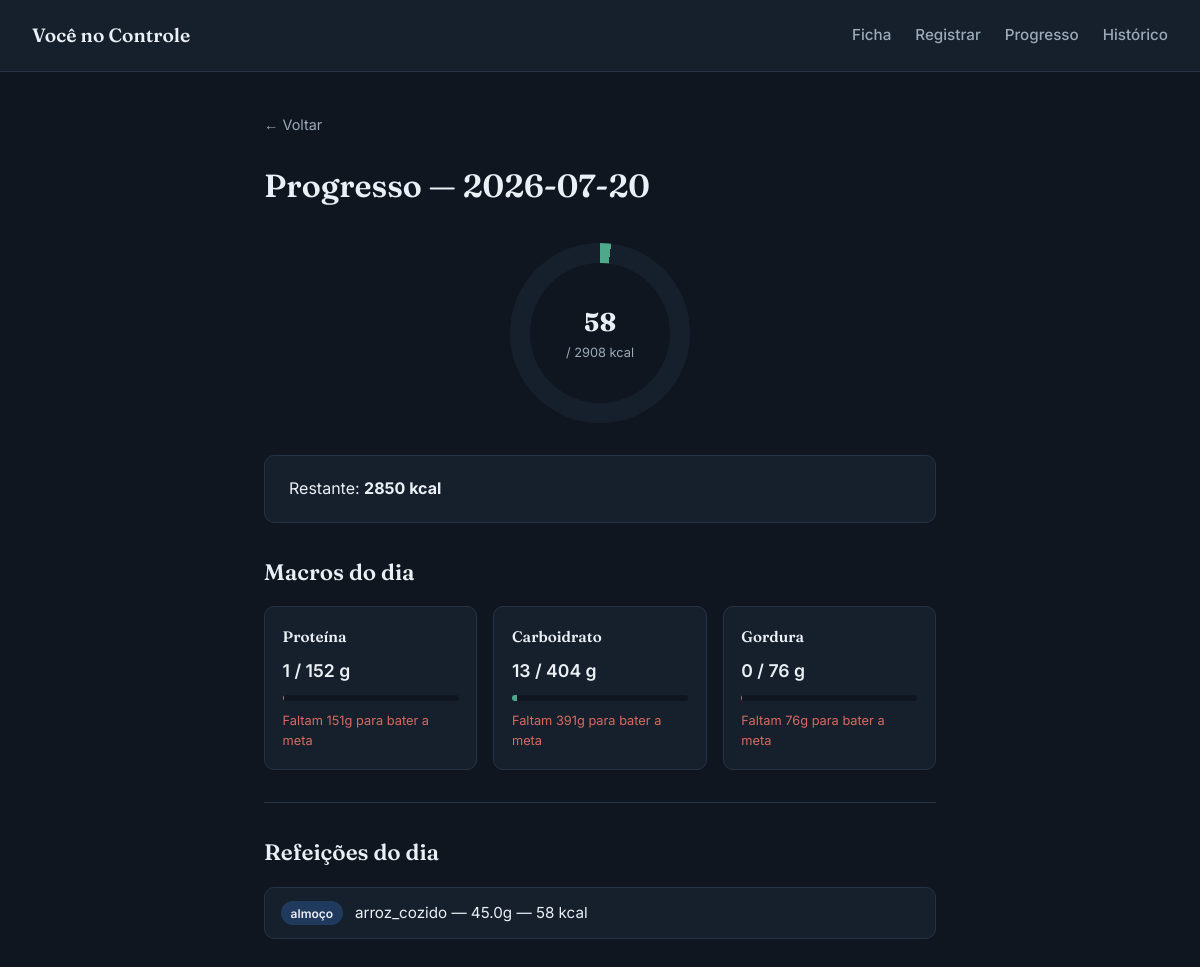
The app's page /historico/2026-07-20 with its own data.
### tables this page shows
CREATE TABLE usuario (
    id INTEGER PRIMARY KEY AUTOINCREMENT,
    nome TEXT NOT NULL,
    idade INTEGER NOT NULL,
    sexo TEXT NOT NULL CHECK(sexo IN ('M','F')),
    peso_atual REAL NOT NULL,
    peso_desejado REAL NOT NULL,
    altura REAL NOT NULL,
    nivel_atividade INTEGER NOT NULL CHECK(nivel_atividade BETWEEN 1 AND 4),
    objetivo INTEGER NOT NULL CHECK(objetivo IN (1,2,3)),
    tmb REAL,
    meta_calorica REAL,
    criado_em TEXT DEFAULT CURRENT_TIMESTAMP
, meta_proteina REAL, meta_carbo REAL, meta_gordura REAL);

CREATE TABLE registro_refeicao (
    id INTEGER PRIMARY KEY AUTOINCREMENT,
    usuario_id INTEGER NOT NULL REFERENCES usuario(id),
    alimento_id INTEGER NOT NULL REFERENCES alimento(id),
    data TEXT NOT NULL,
    nome_refeicao TEXT NOT NULL,
    gramas REAL NOT NULL,
    criado_em TEXT DEFAULT CURRENT_TIMESTAMP
);

CREATE TABLE alimento (
    id INTEGER PRIMARY KEY AUTOINCREMENT,
    nome TEXT NOT NULL UNIQUE,
    categoria TEXT NOT NULL,
    kcal_100g REAL NOT NULL,
    proteina_100g REAL NOT NULL,
    carbo_100g REAL NOT NULL,
    gordura_100g REAL NOT NULL
);

### app.py (the view)
@app.route("/historico/<data>")
def historico_dia(data):
    usuario = buscar_usuario()
    if usuario is None:
        return redirect("/ficha")
    totais = progresso_do_dia(usuario["id"], data)
    refeicoes = listar_refeicoes_do_dia(usuario["id"], data)
    return render_template("progresso.html", usuario=usuario, totais=totais, refeicoes=refeicoes, hoje=data)

### database.py (called while the page is built)
def conectar():
    conn = sqlite3.connect(DB)
    conn.row_factory = sqlite3.Row
    return conn

def buscar_usuario():
    conn = conectar()
    usuario = conn.execute("SELECT * FROM usuario LIMIT 1").fetchone()
    conn.close()
    return usuario

def progresso_do_dia(usuario_id, data):
    conn = conectar()
    resultado = conn.execute("""
        SELECT
            SUM(r.gramas * a.kcal_100g / 100) AS total_kcal,
            SUM(r.gramas * a.proteina_100g / 100) AS total_prot,
            SUM(r.gramas * a.carbo_100g / 100) AS total_carbo,
            SUM(r.gramas * a.gordura_100g / 100) AS total_gord
        FROM registro_refeicao r
        JOIN alimento a ON a.id = r.alimento_id
        WHERE r.usuario_id = ? AND r.data = ?
    """, (usuario_id, data)).fetchone()
    conn.close()
    return resultado

def listar_refeicoes_do_dia(usuario_id, data):
    conn = conectar()
    refeicoes = conn.execute("""
        SELECT r.nome_refeicao, a.nome AS alimento, r.gramas,
               (r.gramas * a.kcal_100g / 100) AS kcal
        FROM registro_refeicao r
        JOIN alimento a ON a.id = r.alimento_id
        WHERE r.usuario_id = ? AND r.data = ?
        ORDER BY r.criado_em
    """, (usuario_id, data)).fetchall()
    conn.close()
    return refeicoes

### templates/progresso.html (shortened to what this page needs)
{% extends "base.html" %}
{% block conteudo %}
    <h1>Progresso — {{ hoje }}</h1>
    {% set total_kcal = totais['total_kcal'] or 0 %}
    {% set total_prot = totais['total_prot'] or 0 %}
    {% set total_carbo = totais['total_carbo'] or 0 %}
    {% set total_gord = totais['total_gord'] or 0 %}
    {% set meta_kcal = usuario['meta_calorica'] if usuario else 0 %}
    {% set meta_prot = usuario['meta_proteina'] if usuario else 0 %}
    {% set meta_carbo = usuario['meta_carbo'] if usuario else 0 %}
    {% set meta_gord = usuario['meta_gordura'] if usuario else 0 %}
    {% set percentual = (total_kcal / meta_kcal * 100) if meta_kcal > 0 else 0 %}
    <div class="anel-progresso" style="--percentual: {{ percentual }};">
        <div class="anel-numero">
            <strong>{{ "%.0f"|format(total_kcal) }}</strong>
            <span>/ {{ "%.0f"|format(meta_kcal) }} kcal</span>
        </div>
    </div>
    <div class="cartao-resultado">
        <p>Restante: <strong>{{ "%.0f"|format(meta_kcal - total_kcal) }} kcal</strong></p>
    </div>
    <h2>Macros do dia</h2>
    <div class="grade-macros">
        {% set macros = [
            ("Proteína", total_prot, meta_prot, "g"),
            ("Carboidrato", total_carbo, meta_carbo, "g"),
            ("Gordura", total_gord, meta_gord, "g")
        ] %}
        {% for nome_macro, atual, meta, unidade in macros %}
            {% set diferenca = atual - meta %}
            {% set percentual_macro = (atual / meta * 100) if meta > 0 else 0 %}
            {% set status = "abaixo" if percentual_macro < 85 else ("acima" if percentual_macro > 115 else "ok") %}
            <div class="card-macro card-macro--{{ status }}">
                <h3>{{ nome_macro }}</h3>
                <p class="macro-valor">{{ "%.0f"|format(atual) }} / {{ "%.0f"|format(meta) }} {{ unidade }}</p>
                <div class="barra-macro">
                    <div class="barra-macro-preenchida" style="width: {{ [percentual_macro, 100] | min }}%;"></div>
                </div>
                {% if status == "abaixo" %}
                    <p class="macro-aviso">Faltam {{ "%.0f"|format(diferenca * -1) }}{{ unidade }} para bater a meta</p>
                {% elif status == "acima" %}
                    <p class="macro-aviso">{{ "%.0f"|format(diferenca) }}{{ unidade }} acima da meta</p>
                {% else %}
                    <p class="macro-aviso macro-aviso--ok">Dentro da meta</p>
                {% endif %}
            </div>
        {% endfor %}
    </div>
    <hr>
    <h2>Refeições do dia</h2>
    {% if refeicoes %}
        <ul class="lista-refeicoes">
        {% for r in refeicoes %}
            <li>
                <span class="tag-refeicao">{{ r['nome_refeicao'] }}</span>
                {{ r['alimento'] }} — {{ r['gramas'] }}g — {{ "%.0f"|format(r['kcal']) }} kcal
            </li>
        {% endfor %}
        </ul>
    {% else %}
        <p class="vazio">Nenhuma refeição registrada nesse dia.</p>
    {% endif %}
{% endblock %}

### static/css/style.css (style rules this page uses)
:root { --cor-fundo: #0F1620; --cor-superficie: #16202C; --cor-marca: #1F3A5C; --cor-acento: #4FA88A; --cor-acento-escuro: #3D8A70; --cor-texto: #EAF0F5; --cor-texto-secundario: #9BAAB8; --cor-alerta: #D9695F; --cor-borda: #263344; --fonte-titulo: 'Fraunces', serif; --fonte-corpo: 'Inter', sans-serif; --raio: 10px; --transicao: 150ms ease; }
* { margin: 0; padding: 0; box-sizing: border-box; }
body { background-color: var(--cor-fundo); color: var(--cor-texto); font-family: var(--fonte-corpo); line-height: 1.6; min-height: 100vh; }
h1, h2, h3 { font-family: var(--fonte-titulo); font-weight: 600; color: var(--cor-texto); margin-bottom: 1rem; }
h1 { font-size: 2rem; }
h2 { font-size: 1.4rem; margin-top: 2rem; }
.cartao-resultado { background-color: var(--cor-superficie); border: 1px solid var(--cor-borda); border-radius: var(--raio); padding: 1.25rem 1.5rem; margin-top: 1.5rem; }
.cartao-resultado p { margin-bottom: 0.5rem; }
.cartao-resultado p:last-child { margin-bottom: 0; }
.anel-progresso { --percentual-limitado: min(var(--percentual, 0), 100); width: 180px; height: 180px; border-radius: 50%; background: conic-gradient( var(--cor-acento) calc(var(--percentual-limitado) * 1%), var(--cor-superficie) 0 ); display: flex; align-items: center; justify-content: center; margin: 2rem auto; transition: background 600ms ease; }
.anel-numero { background-color: var(--cor-fundo); width: 140px; height: 140px; border-radius: 50%; display: flex; flex-direction: column; align-items: center; justify-content: center; text-align: center; }
.anel-numero strong { font-family: var(--fonte-titulo); font-size: 1.6rem; }
.anel-numero span { font-size: 0.8rem; color: var(--cor-texto-secundario); }
.lista-refeicoes, .lista-historico { list-style: none; display: flex; flex-direction: column; gap: 0.6rem; margin-top: 1rem; }
.lista-refeicoes li, .lista-historico li { background-color: var(--cor-superficie); border: 1px solid var(--cor-borda); border-radius: var(--raio); padding: 0.8rem 1rem; font-size: 0.95rem; transition: border-color var(--transicao); }
.tag-refeicao { display: inline-block; background-color: var(--cor-marca); color: var(--cor-texto); font-size: 0.75rem; font-weight: 600; padding: 0.15rem 0.6rem; border-radius: 20px; margin-right: 0.5rem; }
hr { border: none; border-top: 1px solid var(--cor-borda); margin: 2rem 0; }
.grade-macros { display: grid; grid-template-columns: repeat(auto-fit, minmax(180px, 1fr)); gap: 1rem; margin-top: 1rem; }
.card-macro { background-color: var(--cor-superficie); border: 1px solid var(--cor-borda); border-radius: var(--raio); padding: 1.1rem; }
.card-macro h3 { font-size: 0.95rem; margin-bottom: 0.5rem; color: var(--cor-texto); }
.macro-valor { font-size: 1.1rem; font-weight: 600; margin-bottom: 0.6rem; }
.barra-macro { width: 100%; height: 6px; background-color: var(--cor-fundo); border-radius: 4px; overflow: hidden; margin-bottom: 0.6rem; }
.barra-macro-preenchida { height: 100%; background-color: var(--cor-acento); transition: width 600ms ease; }
.macro-aviso { font-size: 0.8rem; color: var(--cor-alerta); }

### records on screen
usuario: meta_calorica "2908", meta_kcal-total_kcal "2850", nome_macro "Proteína", id "1", meta_proteina "152", unidade "g", diferenca "151", nome_macro "Carboidrato", atual "13", meta_carbo "404", {{ [percentual_macro, 100] | min }} 3.118652667793877 (drawn), diferenca "391", nome_macro "Gordura", atual "0", meta_gordura "76", diferenca "76"
registro_refeicao: nome_refeicao "almoço", alimento "arroz_cozido", gramas "45.0", kcal "58"

### other values on screen
{{ hoje }} "2026-07-20"
{{ "%.0f"|format(total_kcal) }} "58"
